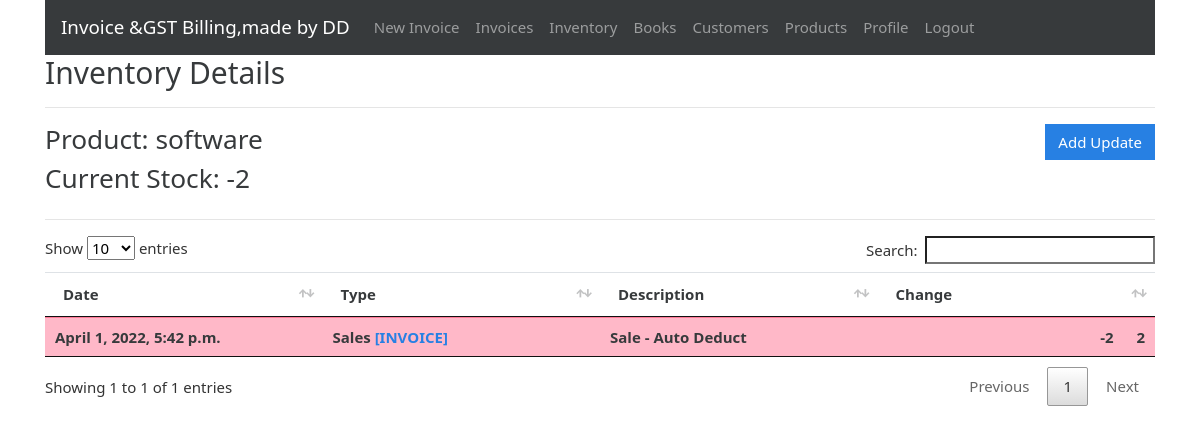
The page /inventory/5 (signed in) on the database its author committed.
### gstbillingapp/models.py (models this page shows, shortened)
class Inventory(models.Model):
    user = models.ForeignKey(User, null=True, blank=True, on_delete=models.SET_NULL)
    product = models.ForeignKey(Product, null=True, blank=True, on_delete=models.SET_NULL)
    current_stock = models.IntegerField(default=0)
    alert_level = models.IntegerField(default=0)
    last_log = models.ForeignKey(InventoryLog, null=True, blank=True, default=None, on_delete=models.SET_NULL)

class Product(models.Model):
    user = models.ForeignKey(User, null=True, blank=True, on_delete=models.SET_NULL)
    product_name = models.CharField(max_length=200)
    product_hsn = models.CharField(max_length=50, null=True, blank=True)
    product_unit = models.CharField(max_length=50)
    product_gst_percentage = models.FloatField()
    product_rate_with_gst = models.FloatField()
    def __str__(self):
        return str(self.product_name)

class InventoryLog(models.Model):
    user = models.ForeignKey(User, null=True, blank=True, on_delete=models.SET_NULL)
    product = models.ForeignKey(Product, null=True, blank=True, on_delete=models.SET_NULL)
    date = models.DateTimeField(default=datetime.now, blank=True, null=True)
    last_modified = models.DateTimeField(auto_now=True)
    change = models.IntegerField(default=0)
    CHANGE_TYPES = [
        (0, 'Other'),
        (1, 'Purchase'),
        (2, 'Production'),
        (4, 'Sales'),
    ]
    change_type = models.IntegerField(choices=CHANGE_TYPES, default=0)
    associated_invoice = models.ForeignKey(Invoice, blank=True, null=True, default=None, on_delete=models.SET_NULL)
    description = models.TextField(max_length=600, blank=True, null=True)

### gstbillingapp/views.py (the view)
# urls.py: path('inventory/<int:inventory_id>', views.inventory_logs, name='inventory_logs'),
@login_required
def inventory_logs(request, inventory_id):
    context = {}
    inventory = get_object_or_404(Inventory, id=inventory_id, user=request.user)
    inventory_logs = InventoryLog.objects.filter(user=request.user, product=inventory.product).order_by('-id')
    context['inventory'] = inventory
    context['inventory_logs'] = inventory_logs
    return render(request, 'gstbillingapp/inventory_logs.html', context)

### gstbillingapp/templates/gstbillingapp/inventory_logs.html (shortened to what this page needs)
{% extends "gstbillingapp/base.html" %}
{% load static %}
{% block content %}
<h2>Inventory Details</h2>
<hr>
<div class="row">
	<div class="col">
		<h3>Product: {{inventory.product}}</h3>
		<h3>Current Stock: {{inventory.current_stock}}</h3>
	</div>
	<div class="col">
		<a href="{% url 'inventory_logs_add' inventory.id %}" id="add_customer_btn"><button type="button" class="btn btn-primary">Add Update</button></a>
	</div>
</div>
<hr>
<table class="table table-hover font-weight-bold" id="inventory-logs-table">
	<thead>
		<tr>
			<th>Date</th>
			<th>Type</th>
			<th>Description</th>
			<th>Change</th>
		</tr>
	</thead>
	<tbody class="two-col-form">
		{% for item in inventory_logs %}
		<tr class="{% if item.change < 0 %}table-danger{% else %}table-success{%endif%}">
			<td>{{item.date}}</td>
			<td>{{item.get_change_type_display}} {% if item.associated_invoice %}<a href="{% url 'invoice_viewer' item.associated_invoice.id %}">[INVOICE]</a>{% endif %}</td>
			<td>{{item.description}}</td>
			<td class="text-right">{{item.change}} &emsp; {{inventory.product.product_unit}}</td>
		{% endfor %}
	</tbody>
</table>
{% endblock %}

### gstbillingapp/static/gstbillingapp/main.css (style rules this page uses)
.two-col-form td, .two-col-form th { width: 25%; }
#add_customer_btn, #add_product_btn { float: right; }

### rows shown on the page
Inventory: product "software", current_stock "-2", product.product_unit "2"
InventoryLog: date "April 1, 2022, 5:42 p.m.", change_type "Sales", shows "[INVOICE]", description "Sale - Auto Deduct", change "-2"
